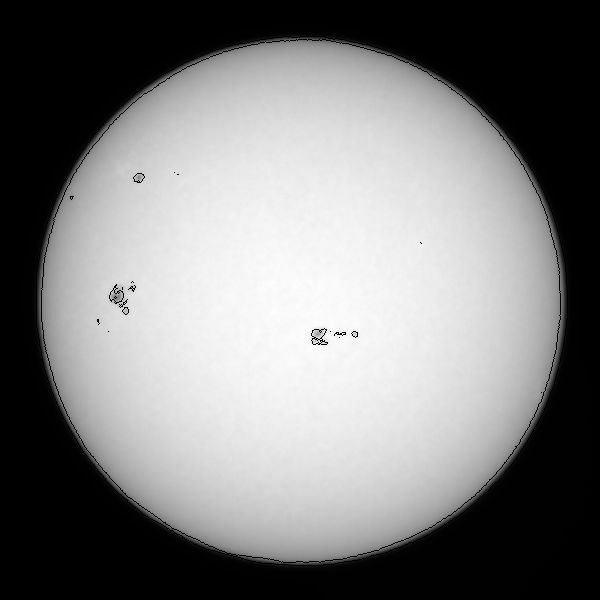
#> input picture save/isoline_highlight/ISOLINE_FILE_NAME__samples-2026-01-17-PL1.zip.png, 600 x 600 px
$ python MIN2ver2.py
#> lines starting #> are read from the running program, lines starting #| are printed output that depends on the picture; long printed decimals are rounded
import cv2
import numpy as np
import matplotlib.pyplot as plt
import matplotlib.gridspec as gridspec
from typing import List, Tuple, Union, Optional
from matplotlib.patches import Circle

"""
最小二乗法による円の検出を行う関数
main: MIN2_ignore_sunspots()

一度検出した近似円の内側にある点のうち、近似円の外側にある点だけから近似した円からlimbwigth*(3/2)の
範囲にないもんは黒点とみなします。
"""
version = "MIN2 v2.2.1"  #  show_circleの可視化機能に画像メタデータと反復回数を追加


"""exsample of useing
img_path=r"imgs/target"
img=cv2.imread(img_path,cv2.IMREAD_UNCHANGED)
cx,cy,r = MIN2_ignore_sunspots(img)
"""


def cut_and_sampling(sun_threshold: Union[int, float]) -> List[List[int]]:
    """画像を分割線で走査し、輝度の変化（微分値）から太陽の縁（エッジ）に相当する点の座標をサンプリングする。

    Args:
        sun_threshold (Union[int, float]): 太陽像とみなす明るさのしきい値。これ以下の直線は処理をスキップする。

    Returns:
        List[List[int]]: サンプリングされた縁の座標 [x, y] のリスト。
    """
    # 画像を分割して実際の縁の点を収集
    spots: List[List[int]] = []  # 実際の縁の点を格納するための配列
    for line_xy in ("x_line", "y_line"):  # x_lineは横線、y_lineは縦線
        for i in range(1, divnum):
            place = (
                height * i // divnum if line_xy == "x_line" else width * i // divnum
            )  # 分割線の位置を計算
            line = (
                img[place, :].astype(float)
                if line_xy == "x_line"
                else img[:, place].astype(float)
            )  # 分割線に沿った画素値を取得
            if np.max(line) <= sun_threshold:  # 太陽像上を通るか
                continue
            grad_t = np.diff(line)  # 一回微分
            max_idx = int(np.argmax(grad_t))  # 最大値のインデックス
            min_idx = int(np.argmin(grad_t))  # 最小値のインデックス
            if line_xy == "x_line":
                spots.append([max_idx, place])
                spots.append([min_idx, place])
            elif line_xy == "y_line":
                spots.append([place, max_idx])
                spots.append([place, min_idx])
    return spots  # 縁の点の座標を返す


def fit_circle(spots: Union[List[List[int]], np.ndarray]) -> List[float]:
    """与えられた縁の点の座標群から、最小二乗法を用いて近似円の中心座標と半径を計算する。

    Args:
        spots (Union[List[List[int]], np.ndarray]): 縁の点の座標 [x, y] を格納した二次元配列、またはNumPy配列。

    Raises:
        Exception: 与えられた座標が3点未満で円を確定できない場合に例外を発生させる。

    Returns:
        List[float]: 近似円の中心X座標、中心Y座標、半径を含むリスト [cx, cy, R]。
    """
    if len(spots) < 3:
        print("点が3点未満のため、円を作成できません。")
        raise (f"点不足{show_circle(spots,False)}")
    x, y = np.array([s[0] for s in spots], dtype=float), np.array(
        [s[1] for s in spots], dtype=float
    )
    mat_A = np.c_[x, y, np.ones(len(x))]
    vec_B = -(x**2 + y**2)
    res, _, _, _ = np.linalg.lstsq(mat_A, vec_B, rcond=None)
    A, B, C = res
    cx = -A / 2
    cy = -B / 2
    R = np.sqrt(cx**2 + cy**2 - C)
    return [cx, cy, R]


def show_circle(
    spots: List[List[int]] = None,
    cir_stat: Union[Tuple[float, float, float], List[float], bool] = False,
    img_name: str = "Unknown",
    img_path: str = "",
    iteration_count: Union[int, str] = 1,
    is_last: bool = False,
) -> None:
    """画像上に分割線、サンプリングされた縁の点、およびフィッティングされた近似円を描画し、
    さらに各エッジ点付近の明るさと微分の2軸グラフを右側に並べて表示する。
    """
    # デフォルト引数のミュータブル回避
    if spots is None:
        spots = []

    # 点がない場合は画像のみ表示
    if len(spots) == 0:
        fig, ax = plt.subplots()
        ax.imshow(img, cmap="magma")
        if cir_stat is not False and cir_stat is not None:
            cx, cy, R = cir_stat[0], cir_stat[1], cir_stat[2]
            circle = Circle((cx, cy), R, fill=False, color="orange", linewidth=2)
            ax.add_patch(circle)
        plt.show()
        return

    num_spots = len(spots)
    cols = 5  # 右側に並べる小グラフの列数
    rows = (num_spots - 1) // cols + 1

    # FigureとGridSpecの作成（左側3列分をメイン画像、右側を小グラフ群に）
    fig = plt.figure(figsize=(15, max(6, rows * 2)))
    gs = gridspec.GridSpec(rows, cols + 3, figure=fig)

    # is_last が True なら "Last"、それ以外は数値を表示
    iter_text = "Last" if is_last else str(iteration_count)

    # ウィンドウ全体の上部に大きく表示
    fig.suptitle(
        f"{img_name}  |  Iteration: {iter_text}", fontsize=16, fontweight="bold"
    )

    # メイン画像の描画
    ax_main = fig.add_subplot(gs[:, :3])

    # メイン画像の上に小さくファイルパスを表示
    ax_main.set_title(f"{img_path}", fontsize=9, color="gray", loc="left", pad=10)

    ax_main.imshow(img, cmap="magma")

    if cir_stat is not False and cir_stat is not None:
        cx, cy, R = cir_stat[0], cir_stat[1], cir_stat[2]
        circle = Circle((cx, cy), R, fill=False, color="orange", linewidth=2)
        ax_main.add_patch(circle)

    x, y = zip(*spots)
    ax_main.scatter(x, y, color="red", label="Edges", s=50)

    # 座標ラベルと対応関係のための番号を表示
    for idx, (xi, yi) in enumerate(zip(x, y)):
        # グラフと対応させる番号を大きく表示
        ax_main.text(
            xi,
            yi,
            f"#{idx+1}",
            color="lime",
            fontsize=12,
            fontweight="bold",
            ha="right",
            va="bottom",
        )
        # 元の座標表示も残す
        ax_main.text(
            xi,
            yi,
            f"({xi:.0f}, {yi:.0f})",
            color="#8917fd",
            fontsize=8,
            ha="left",
            va="top",
        )

    # 画像の分割線を描画
    lines = []
    for xy in ["x", "y"]:
        lines.append([])
        for nn in range(divnum):
            ap = width / divnum if xy == "x" else height / divnum
            lines[-1].append(ap * (nn + 1))
    for li in lines[0]:
        ax_main.axvline(int(li), color="white", linestyle="--", alpha=0.3)
    for li in lines[1]:
        ax_main.axhline(int(li), color="white", linestyle="--", alpha=0.3)

    ax_main.text(
        0.05, 0.9, f"n={divnum}", color="cyan", fontsize=10, transform=ax_main.transAxes
    )
    ax_main.legend()
    ax_main.axis("equal")

    # === 各エッジ点付近の小グラフを作成 ===
    window_size = 15  # 抽出する近傍のサイズ（前後15ピクセル）

    for idx, (xi, yi) in enumerate(zip(x, y)):
        # 横線(x_line)上の点か、縦線(y_line)上の点かを判定
        is_x_line = any(yi == height * i // divnum for i in range(1, divnum))

        if is_x_line:
            line_data = img[yi, :].astype(float)
            center_idx = xi
        else:  # y_line
            line_data = img[:, xi].astype(float)
            center_idx = yi

        # 中心から前後15ピクセル分を切り出す
        start = max(0, center_idx - window_size)
        end = min(len(line_data), center_idx + window_size + 1)

        vals = line_data[start:end]
        # np.diffは要素が1つ減るため、プロット用に末尾に0を追加して長さを合わせる
        grad_t = np.append(np.diff(line_data), 0)
        grad_vals = grad_t[start:end]

        # x軸は中心のエッジ点を0とした相対座標にする
        x_coords = np.arange(start, end) - center_idx

        # 小グラフの配置場所を計算
        r_idx = idx // cols
        c_idx = idx % cols
        ax_sub = fig.add_subplot(gs[r_idx, 3 + c_idx])

        # タイトルに画像と同じ番号を表示して紐付ける
        ax_sub.set_title(f"#{idx+1}", fontsize=10, color="black", fontweight="bold")

        # 【左軸】：明るさ（オレンジ色の実線）
        color_bright = "tab:orange"
        ax_sub.plot(x_coords, vals, color=color_bright, linewidth=1.5)
        ax_sub.tick_params(axis="y", labelcolor=color_bright, labelsize=7)
        ax_sub.tick_params(axis="x", labelsize=7)
        ax_sub.grid(alpha=0.3)

        # 【右軸】：微分値（シアン色の破線）
        ax_sub_twin = ax_sub.twinx()
        color_diff = "tab:cyan"
        ax_sub_twin.plot(
            x_coords, grad_vals, color=color_diff, linewidth=1.5, linestyle="--"
        )
        ax_sub_twin.tick_params(axis="y", labelcolor=color_diff, labelsize=7)

        # 実際に検出されたエッジの点（0の位置）に赤の縦線を引く
        ax_sub.axvline(0, color="red", linestyle="-", linewidth=1, alpha=0.5)

    plt.tight_layout()
    plt.show()


def MIN2_ignore_sunspots(
    readed_img: np.ndarray,
    n: int = 10,
    light_threshold: int = 50,
    limb_wigth: int = 24,
    show: bool = False,
    debug: bool = False,
    img_name: str = "Unknown",
    img_path: str = "",
) -> Tuple[float, float, float]:
    """黒点（サンスポット）による影響を除外しながら、最小二乗法により太陽の最終的な近似円（中心と半径）を検出する。

    Args:
        readed_img (np.ndarray): 読み込んだ入力画像（グレースケール画像）。
        n (int, optional): 画像格子の分割数。デフォルトは 10。
        light_threshold (int, optional): 太陽の明るさの基準しきい値。デフォルトは 50。
        limb_wigth (int, optional): 太陽の縁の幅の基準値。デフォルトは 24。
        show (bool, optional): 最終的な検出結果の画像を表示するかどうか。デフォルトは False。
        debug (bool, optional): 各ステップ（1回目、外側のみ）の円描画やログを出力するかどうか。デフォルトは False。

    Returns:
        Tuple[float, float, float]: 最終的に算出された円の中心X座標(cx)、中心Y座標(cy)、および半径(r)のタプル。
    """
    global divnum
    # ===基本的な変数をglobalで宣言===
    global divnum  # 分割数、引数ではnとして受け取っている。
    divnum = n
    global img  # 読み込んだ画像
    img = readed_img
    global height, width  # 画像の高さと幅
    height, width = img.shape[0:2]

    if img.dtype == np.uint8:
        pass
    elif img.dtype == np.uint16:
        light_threshold = light_threshold * 256
    # 円の情報[cx, cy, R]
    spots = cut_and_sampling(
        light_threshold
    )  # spots=[[x1,y1],[x2,y2],...]の形式で、縁の点の座標を格納したlist
    cx, cy, r = fit_circle(spots)  # 一回目の円情報
    if debug:
        print("first circle")
        # 1回目 (iteration_count=1)
        show_circle(
            spots, (cx, cy, r), img_name=img_name, img_path=img_path, iteration_count=1
        )

    # ===一回目のMIN2の外側の点を抽出===
    outside_spots = []
    for i in range(len(spots)):
        if int(((spots[i][0] - cx) ** 2 + (spots[i][1] - cy) ** 2) ** (1 / 2)) > r:
            outside_spots.append(spots[i])
    if len(outside_spots) > 2:
        cxo, cyo, ro = fit_circle(np.array(outside_spots, dtype=float))

        if debug:
            print(f"only outside circle")
            #  2回目 (iteration_count=2)
            show_circle(
                outside_spots,
                (cxo, cyo, ro),
                img_name=img_name,
                img_path=img_path,
                iteration_count=2,
            )

        not_sunspots_idx = []
        sunspot = False

        if debug:
            print(f"外側の点の数:{len(outside_spots)},全体の点の数:{len(spots)}")

        for i in range(len(spots)):
            x = spots[i][0]
            y = spots[i][1]
            if not spots[i] in outside_spots:  # 内側の点だけ
                if (x - cxo) ** 2 > (y - cyo) ** 2:  # 円のRLTBのうちRLなら、
                    min2far = np.sqrt(ro**2 - (y - cyo) ** 2)
                    (
                        print(f"x,y:{x,y} min2far:{min2far},y-cyo:{np.abs(cyo-y)}")
                        if debug
                        else None
                    )
                    if min2far - np.abs(cxo - x) < limb_wigth * (2 / 3):
                        not_sunspots_idx += [i]
                    else:
                        sunspot = True
                else:  # 円のRLTBのうちTBなら
                    min2far = np.sqrt(ro**2 - (x - cxo) ** 2)
                    (
                        print(f"x,y:{x,y} min2far:{min2far},x-cxo:{np.abs(cxo-x)}")
                        if debug
                        else None
                    )
                    if min2far - np.abs(cyo - y) < limb_wigth * (2 / 3):
                        not_sunspots_idx += [i]
                    else:
                        sunspot = True
            else:  # 外側の点は全てnot_sunspots_idxに入れる
                not_sunspots_idx += [i]

        if sunspot:
            # 黒点とみなされない点だけで円を作成
            cx, cy, r = fit_circle(
                np.array([spots[i] for i in not_sunspots_idx], dtype=float)
            )

    if show:
        # 最終結果 (is_last=True)
        show_circle(
            [spots[i] for i in not_sunspots_idx],
            (cx, cy, r),
            img_name=img_name,
            img_path=img_path,
            is_last=True,
        )
    return cx, cy, r


if __name__ == "__main__":
    from tkinter.filedialog import askopenfilename, askdirectory

    if input("onefile(0)/dir(1)?:") == "1":

#> the answer given: save/isoline_highlight/ISOLINE_FILE_NAME__samples-2025-07-20-PL1.zip.png
        dirpath = askdirectory(title="フォルダを選択してください")
        import glob
        import os

        patterns = ("*.jpg", "*.jpeg", "*.png", "*.tiff")
        files = []
        for p in patterns:
            files.extend(glob.glob(os.path.join(dirpath, p)))
        for file in files:
            img = cv2.imread(file, cv2.IMREAD_UNCHANGED)
            if img is None:
                print(f"Failed to read image: {file}")
                break
            result = MIN2_ignore_sunspots(img, show=False, debug=False, limb_wigth=60)
            print((float(result[0]), float(result[1]), float(result[2])))
    else:
        picpath = askopenfilename(
            title="画像を選択してください",
            filetypes=[("Image files", "*.jpg;*.jpeg;*.png;*.tiff")],
        )
#> the answer given: save/isoline_highlight/ISOLINE_FILE_NAME__samples-2026-01-17-PL1.zip.png
        from time import time

        start = time()
        print(MIN2_ignore_sunspots(cv2.imread(picpath, 0), show=True, debug=True))
#> in MIN2_ignore_sunspots, `divnum = n`: divnum = 10
#> in MIN2_ignore_sunspots, img is the input picture: shape (600, 600); min 0, max 254, mean 125.3
#> after the loop in cut_and_sampling, `for line_xy in ("x_line", "y_line"):`: spots = 36 pairs, first value 48 to 552, second value 39 to 560
#> in fit_circle, `x, y = np.array([s[0] for s in spots], dtype=float), np.array( [s[1] f..`: x = 36 values, max 552 at index 7, min 48 at index 6, mean 280.9; y = 36 values, max 560 at index 27, min 39 at index 26, mean 297.2
#> in fit_circle, `mat_A = np.c_[x, y, np.ones(len(x))]`: mat_A = 36 rows, first 8: [202, 60, 1], [399, 60, 1], [114, 120, 1], [487, 120, 1], [142, 180, 1], [133, 180, 1], [48, 240, 1], [552, 240, 1]
#> in fit_circle, `vec_B = -(x**2 + y**2)`: vec_B = 36 values, max -27396 at index 2, min -469521 at index 33, mean -226197.5
#> in fit_circle, `res, _, _, _ = np.linalg.lstsq(mat_A, vec_B, rcond=None)`: res = [-615.4, -610.6, 128110.2]
#> in fit_circle, `A, B, C = res`: A = -615.4; B = -610.6; C = 128110.2
#> in fit_circle, `cx = -A / 2`: cx = 307.7
#> in fit_circle, `cy = -B / 2`: cy = 305.3
#> in fit_circle, `R = np.sqrt(cx**2 + cy**2 - C)`: R = 244.5
#> in MIN2_ignore_sunspots, `cx, cy, r = fit_circle(spots)`: cx = 307.7; cy = 305.3; r = 244.5
#> in show_circle, `num_spots = len(spots)`: num_spots = 36
#> in show_circle, `rows = (num_spots - 1) // cols + 1`: rows = 8
#> in show_circle, `cx, cy, R = cir_stat[0], cir_stat[1], cir_stat[2]`: cx = 307.7; cy = 305.3; R = 244.5
#> the loop in show_circle, `for idx, (xi, yi) in enumerate(zip(x, y)):` made 36 passes
#> (xi, yi) on passes 1 to 12: (202, 60), (399, 60), (114, 120), (487, 120), (142, 180), (133, 180), (48, 240), (552, 240), (126, 300), (109, 300), (48, 360), (552, 360)
#> after the loop in show_circle, `for xy in ["x", "y"]:`: lines = [[60, 120, 180, 240, 300, 360, 420, 480, 540, 600], [60, 120, 180, 240, 300, 360, 420, 480, 540, 600]]
#> the loop in show_circle, `for li in lines[0]:` made 10 passes
#> li on passes 1 to 10: 60, 120, 180, 240, 300, 360, 420, 480, 540, 600
#> the loop in show_circle, `for li in lines[1]:` made 10 passes
#> the loop in show_circle, `for idx, (xi, yi) in enumerate(zip(x, y)):` made 36 passes
#> (xi, yi, is_x_line, center_idx, start, end, r_idx, c_idx) on passes 1 to 12: (202, 60, True, 202, 187, 218, 0, 0), (399, 60, True, 399, 384, 415, 0, 1), (114, 120, True, 114, 99, 130, 0, 2), (487, 120, True, 487, 472, 503, 0, 3), (142, 180, True, 142, 127, 158, 0, 4), (133, 180, True, 133, 118, 149, 1, 0), (48, 240, True, 48, 33, 64, 1, 1), (552, 240, True, 552, 537, 568, 1, 2), (126, 300, True, 126, 111, 142, 1, 3), (109, 300, True, 109, 94, 125, 1, 4), (48, 360, True, 48, 33, 64, 2, 0), (552, 360, True, 552, 537, 568, 2, 1)
#> in show_circle, `plt.show()`:
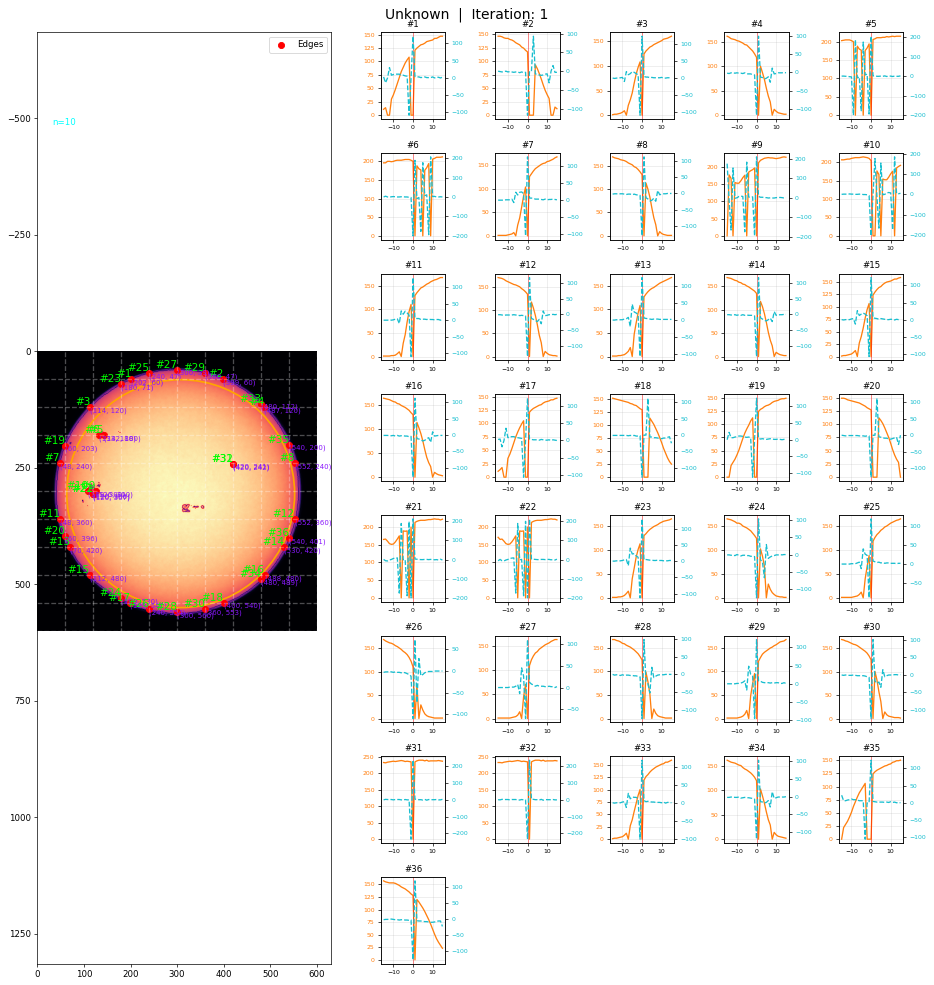
#> figure drawn by matplotlib, 73 panels; panel 2: curve peaks at x = 14, y = 147; panel 3: curve peaks at x = 0, y = 121; panel 4: curve peaks at x = -15, y = 146; panel 5: curve peaks at x = 3, y = 93
#> the loop in MIN2_ignore_sunspots, `for i in range(len(spots)):` made 36 passes
#> after the loop in MIN2_ignore_sunspots, `for i in range(len(spots)):`: outside_spots = 28 pairs, first value 48 to 552, second value 39 to 560
#> in fit_circle (call 2), `mat_A = np.c_[x, y, np.ones(len(x))]`: mat_A = 28 rows, first 8: [202, 60, 1], [399, 60, 1], [114, 120, 1], [487, 120, 1], [48, 240, 1], [552, 240, 1], [48, 360, 1], [552, 360, 1]
#> in MIN2_ignore_sunspots, `cxo, cyo, ro = fit_circle(np.array(outside_spots, dtype=float))`: cxo = 300.4; cyo = 300.3; ro = 259.7
#> call 2 of show_circle, with cir_stat = (300.4, 300.3, 259.7), img_name = 'Unknown', img_path = '', iteration_count = 2, is_last = False
#> in show_circle (call 2), `num_spots = len(spots)`: num_spots = 28
#> in show_circle (call 2), `rows = (num_spots - 1) // cols + 1`: rows = 6
#> in show_circle (call 2), `cx, cy, R = cir_stat[0], cir_stat[1], cir_stat[2]`: cx = 300.4; cy = 300.3; R = 259.7
#> in show_circle (call 2), `x, y = zip(*spots)`: x = 28 values, max 552 at index 5, min 48 at index 4, mean 304.3; y = 28 values, max 560 at index 21, min 39 at index 20, mean 308.6
#> the loop in show_circle (call 2), `for idx, (xi, yi) in enumerate(zip(x, y)):` made 28 passes
#> (xi, yi) on passes 1 to 12: (202, 60), (399, 60), (114, 120), (487, 120), (48, 240), (552, 240), (48, 360), (552, 360), (70, 420), (530, 420), (112, 480), (488, 480)
#> the loop in show_circle (call 2), `for li in lines[0]:` made 10 passes
#> the loop in show_circle (call 2), `for li in lines[1]:` made 10 passes
#> the loop in show_circle (call 2), `for idx, (xi, yi) in enumerate(zip(x, y)):` made 28 passes
#> (xi, yi, is_x_line, center_idx, start, end, r_idx, c_idx) on passes 1 to 12: (202, 60, True, 202, 187, 218, 0, 0), (399, 60, True, 399, 384, 415, 0, 1), (114, 120, True, 114, 99, 130, 0, 2), (487, 120, True, 487, 472, 503, 0, 3), (48, 240, True, 48, 33, 64, 0, 4), (552, 240, True, 552, 537, 568, 1, 0), (48, 360, True, 48, 33, 64, 1, 1), (552, 360, True, 552, 537, 568, 1, 2), (70, 420, True, 70, 55, 86, 1, 3), (530, 420, True, 530, 515, 546, 1, 4), (112, 480, True, 112, 97, 128, 2, 0), (488, 480, True, 488, 473, 504, 2, 1)
#> in show_circle (call 2), `plt.show()`:
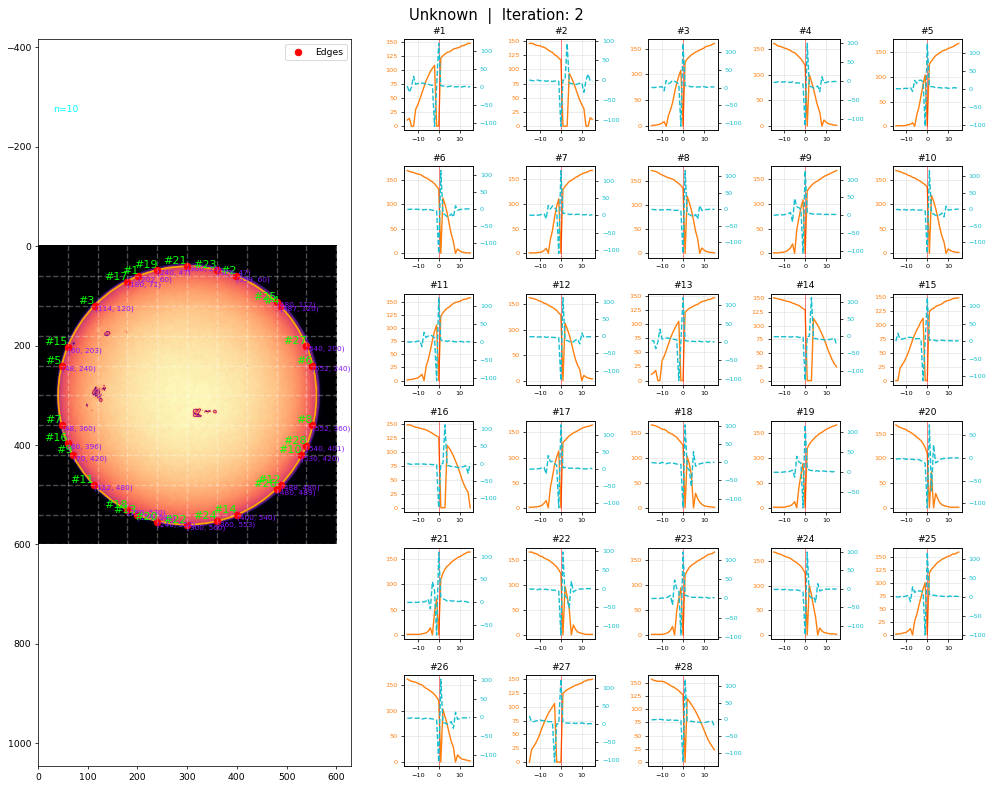
#> figure drawn by matplotlib, 57 panels; panel 2: curve peaks at x = 14, y = 147; panel 3: curve peaks at x = 0, y = 121; panel 4: curve peaks at x = -15, y = 146; panel 5: curve peaks at x = 3, y = 93
#| 外側の点の数:28,全体の点の数:36
#> the loop in MIN2_ignore_sunspots, `for i in range(len(spots)):` made 36 passes
#> (x, y, not_sunspots_idx) on passes 1, 2, 3, 4, 7, 8, 11, 12, 13, 14, 15, 16: (202, 60, [0]), (399, 60, [0, 1]), (114, 120, [0, 1, 2]), (487, 120, [0, 1, 2, 3]), (48, 240, [0, 1, 2, 3, 6]), (552, 240, [0, 1, 2, 3, 6, 7]), (48, 360, [0, 1, 2, 3, 6, 7, 10]), (552, 360, [0, 1, 2, 3, 6, 7, 10, 11]), (70, 420, [0, 1, 2, 3, 6, 7, 10, 11, 12]), (530, 420, [0, 1, 2, 3, 6, 7, 10, 11, 12, 13]), (112, 480, [0, 1, 2, 3, 6, 7, 10, 11, 12, 13, 14]), (488, 480, [0, 1, 2, 3, 6, 7, 10, 11, 12, 13, 14, 15])
#> (x, y, min2far) on passes 5, 6, 9, 10, 21, 22: (142, 180, 230.2), (133, 180, 230.2), (126, 300, 259.7), (109, 300, 259.7), (120, 307, 259.6), (120, 306, 259.6)
#| x,y:(142, 180) min2far:230.186,y-cyo:120.262
#| x,y:(133, 180) min2far:230.186,y-cyo:120.262
#| x,y:(126, 300) min2far:259.708,y-cyo:0.2619
#| x,y:(109, 300) min2far:259.708,y-cyo:0.2619
#| x,y:(120, 307) min2far:259.621,y-cyo:6.738
#| x,y:(120, 306) min2far:259.645,y-cyo:5.738
#| x,y:(420, 242) min2far:253.089,y-cyo:58.262
#| x,y:(420, 241) min2far:252.857,y-cyo:59.262
#> after the loop in MIN2_ignore_sunspots, `for i in range(len(spots)):`: not_sunspots_idx = 28 values from 0 to 35
#> in MIN2_ignore_sunspots, `cx, cy, r = fit_circle( np.array([spots[i] for i in not_sunspots_idx],..`: cx = 300.4; cy = 300.3; r = 259.7
        print(f"処理時間:{time()-start}秒")
